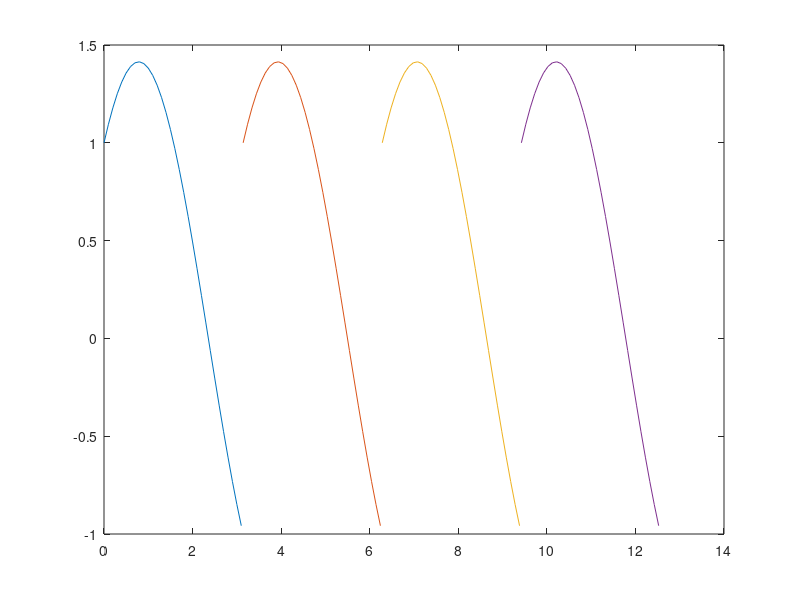

Write the MATLAB code that produced this figure. (Note: this script raises an error after producing the figure.)
clc;
clear all;

alpha =1;

%% u = +1, k = even
k=0;
t0 = k*pi; T=(k+1)*pi;
t = t0:0.1:T;

figure(1);
clf;
y = alpha*sin(T-t) - cos(T-t);
plot(t,y); hold on;

k=k+1;
t0 = k*pi; T=(k+1)*pi;
t = t0:0.1:T;

y = alpha*sin(T-t) - cos(T-t);
plot(t,y); hold on;

k=k+1;
t0 = k*pi; T=(k+1)*pi;
t = t0:0.1:T;

y = alpha*sin(T-t) - cos(T-t);
plot(t,y); hold on;

k=k+1;
t0 = k*pi; T=(k+1)*pi;
t = t0:0.1:T;

y = alpha*sin(T-t) - cos(T-t);
plot(t,y); hold on;

line([0 T],[0 0], 'LineStyle','- -'); hold on;
title('(lambda2 vs t [k*pi, (k+1)*pi])  |  (u = +1, alpha = 1)');
legend('t = [0, pi]', 't = [pi, 2pi]','t = [2pi, 3pi]', 't = [3pi, 4pi]'); 
hold off;

%% u = -1
k=0;
t0 = k*pi; T=(k+1)*pi;
t = t0:0.1:T;

figure(2);
clf;
y = alpha*sin(T-t) + cos(T-t);
plot(t,y); hold on;

k=k+1;
t0 = k*pi; T=(k+1)*pi;
t = t0:0.1:T;

y = alpha*sin(T-t) + cos(T-t);
plot(t,y); hold on;

k=k+1;
t0 = k*pi; T=(k+1)*pi;
t = t0:0.1:T;

y = alpha*sin(T-t) + cos(T-t);
plot(t,y); hold on;

k=k+1;
t0 = k*pi; T=(k+1)*pi;
t = t0:0.1:T;

y = alpha*sin(T-t) + cos(T-t);
plot(t,y); hold on;

line([0 T],[0 0], 'LineStyle','- -'); hold on;
title('(lambda2 vs t [k*pi, (k+1)*pi])  |  (u = -1, alpha = 1)');
legend('t = [0, pi]', 't = [pi, 2pi]','t = [2pi, 3pi]', 't = [3pi, 4pi]'); 
hold off;



